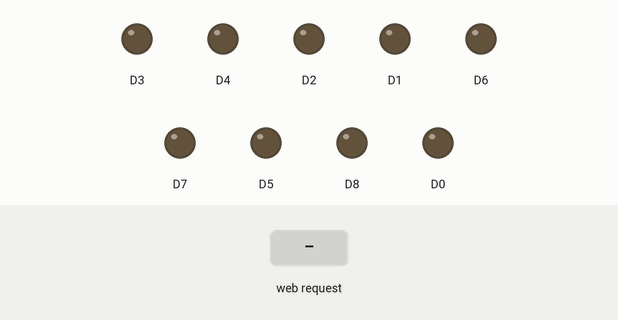
Simulated run of this sketch. Board: ESP8266 (NodeMCU). Parts: output pins drawn as LEDs (lit = HIGH). Inputs (shaded band) come from the test bench. WiFi joins after 1.5 s; servers stay silent unless stated; what the sketch prints to the serial monitor is not drawn.

Above: at 2.7 s.
2.8 s: HTTP request GET /pin?D0=ON received
At 3.6 s:
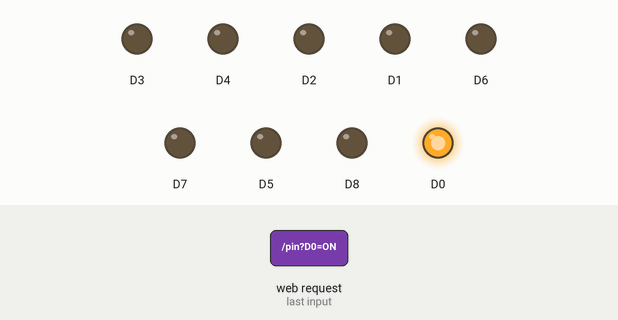
4.3 s: HTTP request GET /pin?D1=ON received
At 4.8 s:
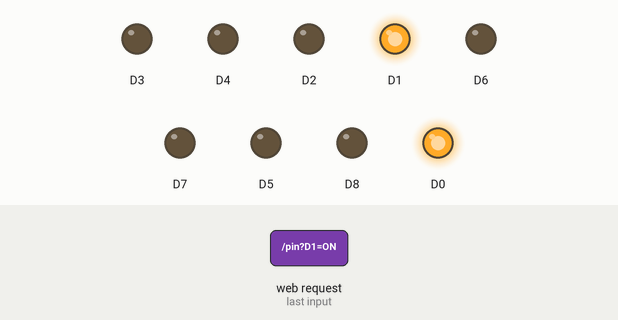
5.8 s: HTTP request GET /pin?D0=OFF received
At 7.0 s:
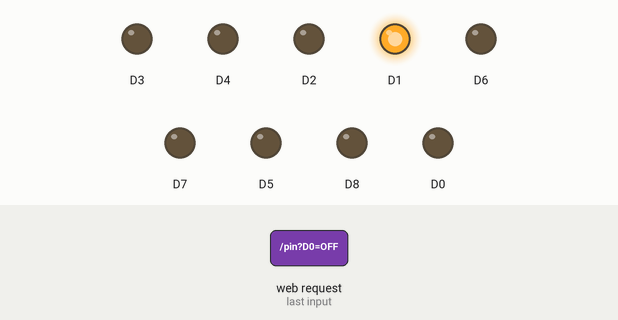
7.3 s: HTTP request GET /pin?D1=OFF received
At 8.3 s:
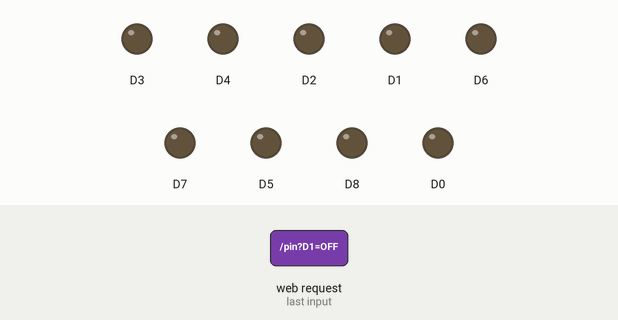
Timing chart, 0 to 9.8 s (numbered marks = the images above; inputs shaded):
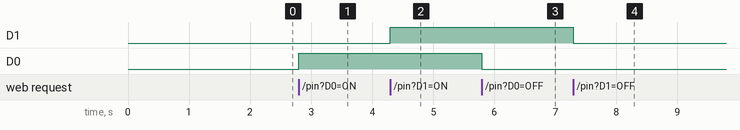

The sketch:

code.ino
```cpp
#include <ESP8266WiFi.h>
#include <ESP8266WebServer.h>

const char* ssid = "your-ssid";
const char* password = "your-password";

ESP8266WebServer server(80);

void setup() {
  Serial.begin(115200);
  WiFi.begin(ssid, password);
  while (WiFi.status() != WL_CONNECTED) {
    delay(500);
    Serial.print(".");
  }
  Serial.println("");
  Serial.println("WiFi connected");
  server.begin();
  Serial.println("Server started");
  Serial.println(WiFi.localIP());

  // Set pin modes
  pinMode(D0, OUTPUT);
  pinMode(D1, OUTPUT);
  pinMode(D2, OUTPUT);
  pinMode(D3, OUTPUT);
  pinMode(D4, OUTPUT);
  pinMode(D5, OUTPUT);
  pinMode(D6, OUTPUT);
  pinMode(D7, OUTPUT);
  pinMode(D8, OUTPUT);

  // Set routes
  server.on("/pin", []() {
    String message;
    if (server.arg("D0") == "ON") {
      digitalWrite(D0, HIGH);
      message += "Pin D0 is turned on. ";
    } else if (server.arg("D0") == "OFF") {
      digitalWrite(D0, LOW);
      message += "Pin D0 is turned off. ";
    }
    if (server.arg("D1") == "ON") {
      digitalWrite(D1, HIGH);
      message += "Pin D1 is turned on. ";
    } else if (server.arg("D1") == "OFF") {
      digitalWrite(D1, LOW);
      message += "Pin D1 is turned off. ";
    }
    // ...
    server.send(200, "text/html", "<h1>ESP8266 Pin Control</h1>"
                                   "<p>" + message + "</p>"
                                   "<form action=\"/pin\" method=\"post\">"
                                   "  <input type=\"submit\" name=\"D0\" value=\"ON\">"
                                   "  <input type=\"submit\" name=\"D0\" value=\"OFF\">"
                                   "  <br>"
                                   "  <input type=\"submit\" name=\"D1\" value=\"ON\">"
                                   "  <input type=\"submit\" name=\"D1\" value=\"OFF\">"
                                   "  <br>"
                                   // ...
                                   "</form>");
  });
}

void loop() {
  server.handleClient();
}
```

Measured:
- after the input at 2.8 s, D0: LOW → HIGH at once
- after the input at 4.3 s, D1: LOW → HIGH at once
- after the input at 5.8 s, D0: HIGH → LOW at once
- after the input at 7.3 s, D1: HIGH → LOW at once
